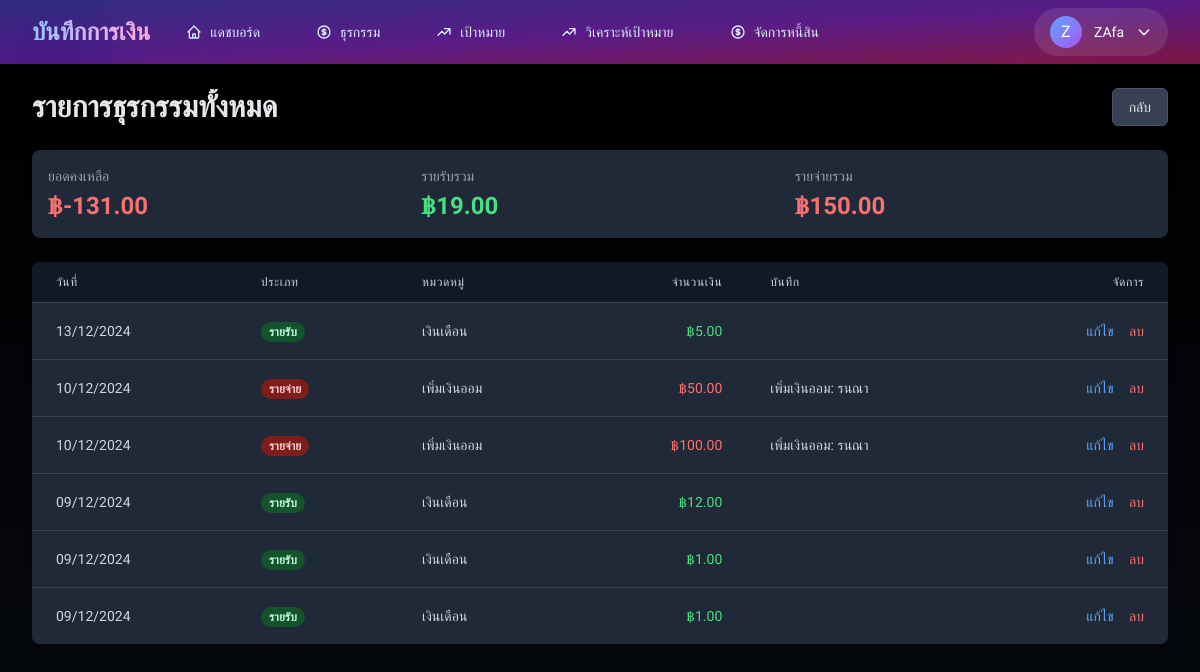
Page /transactions/molist (signed in) on the committed database.
### models/user.py (models this page shows, shortened)
class User(UserMixin, db.Model):
    __tablename__ = 'users'
    id = db.Column(db.Integer, primary_key=True)
    username = db.Column(db.String(80), unique=True, nullable=False, index=True)
    email = db.Column(db.String(120), unique=True, nullable=False, index=True)
    password_hash = db.Column(db.String(200), nullable=False)
    first_name = db.Column(db.String(50))
    last_name = db.Column(db.String(50))
    profile_image = db.Column(db.String(200))
    is_active = db.Column(db.Boolean, default=True)
    is_verified = db.Column(db.Boolean, default=False)
    last_login = db.Column(db.DateTime)
    notification_preferences = db.Column(db.JSON, default={
        'email_notifications': True,
        'transaction_alerts': True,
        'goal_reminders': True,
        'weekly_summary': True
    })
    created_at = db.Column(db.DateTime, default=datetime.utcnow)
    updated_at = db.Column(db.DateTime, default=datetime.utcnow, onupdate=datetime.utcnow)
    transactions = db.relationship('Transaction',
                                 back_populates='user',
                                 lazy='dynamic',
                                 cascade='all, delete-orphan')
    financial_goals = db.relationship('FinancialGoal',
                                    back_populates='user',
                                    lazy='dynamic',
                                    cascade='all, delete-orphan')
    debts = db.relationship('Debt', backref=db.backref('user', lazy=True), lazy='dynamic', cascade='all, delete-orphan')

### models/transaction.py (models this page shows, shortened)
class Transaction(db.Model):
    __tablename__ = 'transactions'
    id = db.Column(db.Integer, primary_key=True)
    user_id = db.Column(db.Integer, db.ForeignKey('users.id', ondelete='CASCADE'),
                       nullable=False, index=True)
    goal_id = db.Column(db.Integer, db.ForeignKey('financial_goals.id', ondelete='SET NULL'),
                       nullable=True)
    date = db.Column(db.DateTime, nullable=False, default=datetime.utcnow, index=True)
    type = db.Column(db.String(20), nullable=False, index=True)  # 'income' หรือ 'expense'
    category = db.Column(db.String(50), nullable=False)
    amount = db.Column(db.Float, nullable=False)
    note = db.Column(db.String(200))
    created_at = db.Column(db.DateTime, default=datetime.utcnow)
    updated_at = db.Column(db.DateTime, default=datetime.utcnow, onupdate=datetime.utcnow)
    user = db.relationship('User', back_populates='transactions')
    goal = db.relationship('FinancialGoal', back_populates='transactions')

### routes/transactions.py (the view)
@transactions_bp.route('/molist')
@login_required
def molist():
    transactions = Transaction.query.filter_by(user_id=current_user.id)\
        .order_by(Transaction.date.desc())\
        .all()
    total_income = sum(t.amount for t in transactions if t.type == 'income')
    total_expense = sum(t.amount for t in transactions if t.type == 'expense')
    balance = total_income - total_expense
    return render_template('transactions/molist.html',
        transactions=transactions,
        total_income=total_income,
        total_expense=total_expense,
        balance=balance
    )

### app.py (called while the page is built)
@login_manager.user_loader
def load_user(user_id):
    return User.query.get(int(user_id))

def create_app(config_class=Config):
    app = Flask(__name__)
    app.config.from_object(config_class)
    csrf.init_app(app)
    db = init_models(app)
    login_manager.init_app(app)
    mail.init_app(app)
    login_manager.login_view = 'auth.login'
    login_manager.login_message = 'กรุณาเข้าสู่ระบบเพื่อเข้าถึงหน้านี้'
    login_manager.login_message_category = 'info'
    from routes import init_routes
    init_routes(app)
    @app.context_processor
    def utility_processor():
        return {
            'now': datetime.now()
        }
    @app.errorhandler(404)
    def not_found_error(error):
        return render_template('errors/404.html'), 404
    @app.errorhandler(500)
    def internal_error(error):
        db.session.rollback()
        return render_template('errors/500.html'), 500
    @app.route('/')
    def index():
        return render_template('index.html')
    return app

### templates/transactions/molist.html (shortened to what this page needs)
{% extends "base.html" %}
{% block content %}
<div class="md:flex md:items-center md:justify-between mb-6">
    <div class="flex-1 min-w-0">
        <h2 class="text-2xl font-bold leading-7 text-gray-200 sm:text-3xl sm:truncate">
            รายการธุรกรรมทั้งหมด
        </h2>
    </div>
    <div class="mt-4 flex md:mt-0 md:ml-4">
        <a href="{{ url_for('transactions.list') }}"
            class="inline-flex items-center px-4 py-2 border border-gray-600 rounded-md shadow-sm text-sm font-medium text-gray-200 bg-gray-700 hover:bg-gray-600 transition-colors duration-150">
            กลับ
        </a>
    </div>
</div>
<div class="bg-gray-800 shadow rounded-lg mb-6">
    <div class="p-4">
        <div class="grid grid-cols-1 gap-4 sm:grid-cols-3">
            <div>
                <h4 class="text-sm font-medium text-gray-400">ยอดคงเหลือ</h4>
                <p class="mt-1 text-2xl font-semibold {% if balance >= 0 %}text-green-400{% else %}text-red-400{% endif %}">
                    ฿{{ "{:,.2f}".format(balance) }}
                </p>
            </div>
            <div>
                <h4 class="text-sm font-medium text-gray-400">รายรับรวม</h4>
                <p class="mt-1 text-2xl font-semibold text-green-400">
                    ฿{{ "{:,.2f}".format(total_income) }}
                </p>
            </div>
            <div>
                <h4 class="text-sm font-medium text-gray-400">รายจ่ายรวม</h4>
                <p class="mt-1 text-2xl font-semibold text-red-400">
                    ฿{{ "{:,.2f}".format(total_expense) }}
                </p>
            </div>
        </div>
    </div>
</div>
<div class="bg-gray-800 shadow overflow-hidden sm:rounded-lg">
    <div class="overflow-x-auto">
        <table class="min-w-full divide-y divide-gray-700">
            <thead class="bg-gray-900">
                <tr>
                    <th scope="col" class="px-6 py-3 text-left text-xs font-medium text-gray-300 uppercase tracking-wider">วันที่</th>
                    <th scope="col" class="px-6 py-3 text-left text-xs font-medium text-gray-300 uppercase tracking-wider">ประเภท</th>
                    <th scope="col" class="px-6 py-3 text-left text-xs font-medium text-gray-300 uppercase tracking-wider">หมวดหมู่</th>
                    <th scope="col" class="px-6 py-3 text-right text-xs font-medium text-gray-300 uppercase tracking-wider">จำนวนเงิน</th>
                    <th scope="col" class="px-6 py-3 text-left text-xs font-medium text-gray-300 uppercase tracking-wider">บันทึก</th>
                    <th scope="col" class="px-6 py-3 text-right text-xs font-medium text-gray-300 uppercase tracking-wider">จัดการ</th>
                </tr>
            </thead>
            <tbody class="bg-gray-800 divide-y divide-gray-700">
                {% for transaction in transactions %}
                <tr class="hover:bg-gray-700 transition-colors duration-150">
                    <td class="px-6 py-4 whitespace-nowrap text-sm text-gray-300">
                        {{ transaction.date.strftime('%d/%m/%Y') }}
                    </td>
                    <td class="px-6 py-4 whitespace-nowrap">
                        <span class="px-2 inline-flex text-xs leading-5 font-semibold rounded-full
                            {% if transaction.type == 'income' %}
                                bg-green-900 text-green-200
                            {% else %}
                                bg-red-900 text-red-200
                            {% endif %}">
                            {{ "รายรับ" if transaction.type == "income" else "รายจ่าย" }}
                        </span>
                    </td>
                    <td class="px-6 py-4 whitespace-nowrap text-sm text-gray-300">
                        {{ transaction.category }}
                    </td>
                    <td class="px-6 py-4 whitespace-nowrap text-sm text-right
                        {% if transaction.type == 'income' %}
                            text-green-400
                        {% else %}
                            text-red-400
                        {% endif %}">
                        ฿{{ "{:,.2f}".format(transaction.amount) }}
                    </td>
                    <td class="px-6 py-4 whitespace-nowrap text-sm text-gray-300">
                        {{ transaction.note }}
                    </td>
                    <td class="px-6 py-4 whitespace-nowrap text-right text-sm font-medium">
                        <a href="{{ url_for('transactions.edit', id=transaction.id) }}"
                            class="text-blue-400 hover:text-blue-300 mr-3 transition-colors duration-150">แก้ไข</a>
                        <a href="#"
                            onclick="confirmDelete('{{ transaction.id }}')"
                            class="text-red-400 hover:text-red-300 transition-colors duration-150">ลบ</a>
                    </td>
                </tr>
                {% endfor %}
            </tbody>
        </table>
    </div>
</div>
{% endblock %}

### templates/base.html (shortened to what this page needs)
<!DOCTYPE html>
<html lang="th" class="h-full bg-gray-50">
<head>
    <script src="https://cdn.tailwindcss.com"></script>
</head>
<nav class="bg-gradient-to-br from-indigo-900 via-purple-900 to-pink-900 shadow-xl">
    <div class="max-w-7xl mx-auto px-4 sm:px-6 lg:px-8 relative">
        <div class="absolute inset-0">
            <div class="absolute top-0 -left-4 w-32 h-32 bg-blue-500/20 rounded-full mix-blend-multiply filter blur-xl"></div>
            <div class="absolute top-0 -right-4 w-32 h-32 bg-purple-500/20 rounded-full mix-blend-multiply filter blur-xl"></div>
        </div>
        <div class="flex justify-between h-16 relative z-10">
            <div class="flex">
                <div class="flex-shrink-0 flex items-center">
                    <a href="{{ url_for('index') }}"
                       class="text-2xl font-bold text-transparent bg-clip-text bg-gradient-to-r from-blue-300 via-purple-300 to-pink-300 hover:scale-105 transform transition-all duration-300 hover:from-blue-200 hover:to-pink-200">
                    </a>
                </div>
                <div class="hidden sm:ml-6 sm:flex sm:space-x-8">
                    <a href="{{ url_for('dashboard.index') }}"
                       class="nav-link border-transparent text-blue-100 hover:text-white inline-flex items-center px-3 py-2 text-sm font-medium transition-all duration-300 hover:bg-white/10 rounded-lg">
                        <svg class="w-4 h-4 mr-2" fill="none" stroke="currentColor" viewBox="0 0 24 24">
                            <path stroke-linecap="round" stroke-linejoin="round" stroke-width="2" d="M3 12l2-2m0 0l7-7 7 7M5 10v10a1 1 0 001 1h3m10-11l2 2m-2-2v10a1 1 0 01-1 1h-3m-6 0a1 1 0 001-1v-4a1 1 0 011-1h2a1 1 0 011 1v4a1 1 0 001 1m-6 0h6"/>
                        </svg>
                        แดชบอร์ด
                    </a>
                    <a href="{{ url_for('transactions.molist') }}"
                       class="nav-link border-transparent text-blue-100 hover:text-white inline-flex items-center px-3 py-2 text-sm font-medium transition-all duration-300 hover:bg-white/10 rounded-lg">
                        ธุรกรรม
                    </a>
                    <a href="{{ url_for('goals.list') }}"
                       class="nav-link border-transparent text-blue-100 hover:text-white inline-flex items-center px-3 py-2 text-sm font-medium transition-all duration-300 hover:bg-white/10 rounded-lg">
                        <svg class="w-4 h-4 mr-2" fill="none" stroke="currentColor" viewBox="0 0 24 24">
                            <path stroke-linecap="round" stroke-linejoin="round" stroke-width="2" d="M13 7h8m0 0v8m0-8l-8 8-4-4-6 6"/>
                        </svg>
                        เป้าหมาย
                    </a>
                    <a href="{{ url_for('goals.analytics') }}"
                       class="nav-link border-transparent text-blue-100 hover:text-white inline-flex items-center px-3 py-2 text-sm font-medium transition-all duration-300 hover:bg-white/10 rounded-lg">
                        <svg class="w-4 h-4 mr-2" fill="none" stroke="currentColor" viewBox="0 0 24 24">
                            <path stroke-linecap="round" stroke-linejoin="round" stroke-width="2" d="M13 7h8m0 0v8m0-8l-8 8-4-4-6 6"/>
                        </svg>
                        วิเคราะห์เป้าหมาย
                    </a>
                    <a href="{{ url_for('debt.debtmain') }}"
                        class="nav-link border-transparent text-blue-100 hover:text-white inline-flex items-center px-3 py-2 text-sm font-medium transition-all duration-300 hover:bg-white/10 rounded-lg">
                        จัดการหนี้สิน
                    </a>
                </div>
            </div>
            <div class="hidden sm:ml-6 sm:flex sm:items-center">
                <div class="ml-3 relative">
                    <button type="button"
                            id="user-menu-button"
                            aria-expanded="false"
                            aria-haspopup="true"
                            class="flex items-center space-x-3 px-4 py-2 rounded-full bg-white/10 hover:bg-white/20 transition-all duration-300 focus:outline-none focus:ring-2 focus:ring-offset-2 focus:ring-blue-500">
                        <div class="h-8 w-8 rounded-full bg-gradient-to-br from-blue-400 to-purple-500 flex items-center justify-center">
                            <span class="text-white font-medium">{{ current_user.username[0].upper() }}</span>
                        </div>
                        <span class="text-white text-sm">{{ current_user.username }}</span>
                        <svg class="w-4 h-4 text-white" fill="none" stroke="currentColor" viewBox="0 0 24 24">
                            <path stroke-linecap="round" stroke-linejoin="round" stroke-width="2" d="M19 9l-7 7-7-7"/>
                        </svg>
                    </button>
                </div>
            </div>
        </div>
    </div>
 </nav>
    <main class="gradient-background min-h-screen py-6">
        <div class="max-w-7xl mx-auto px-4 sm:px-6 lg:px-8">
            <div class="content">
                {% block content %}{% endblock %}
            </div>
        </div>
    </main>
</body>
</html>

### templates/base.html (style rules this page uses)
.gradient-background { background: linear-gradient(180deg, #000000 0%, #06090f 15%, #0f1729 30%, #1a1f35 45%, #1e2442 60%, #1a1f35 75%, #0f1729 90%, #000000 100% ); animation: gradient 15s ease infinite; background-size: 200% 200%; position: relative; }
.nav-link { position: relative; transition: all 0.3s ease; }
.nav-link::after { content: ''; position: absolute; width: 0; height: 2px; bottom: -2px; left: 50%; background-color: #3b82f6; transition: all 0.3s ease; transform: translateX(-50%); }

### rows in the picture
User: username "Z", username "ZAfa"
Transaction: type "รายรับ", amount "5.00"
Transaction: type "รายจ่าย", amount "50.00"
Transaction: type "รายจ่าย", amount "100.00"
Transaction: type "รายรับ", amount "12.00"
Transaction: type "รายรับ", amount "1.00"
Transaction: type "รายรับ", amount "1.00"

### other values in the picture
{{ "{:,.2f}".format(balance) }} "-131.00"
{{ "{:,.2f}".format(total_income) }} "19.00"
{{ "{:,.2f}".format(total_expense) }} "150.00"
